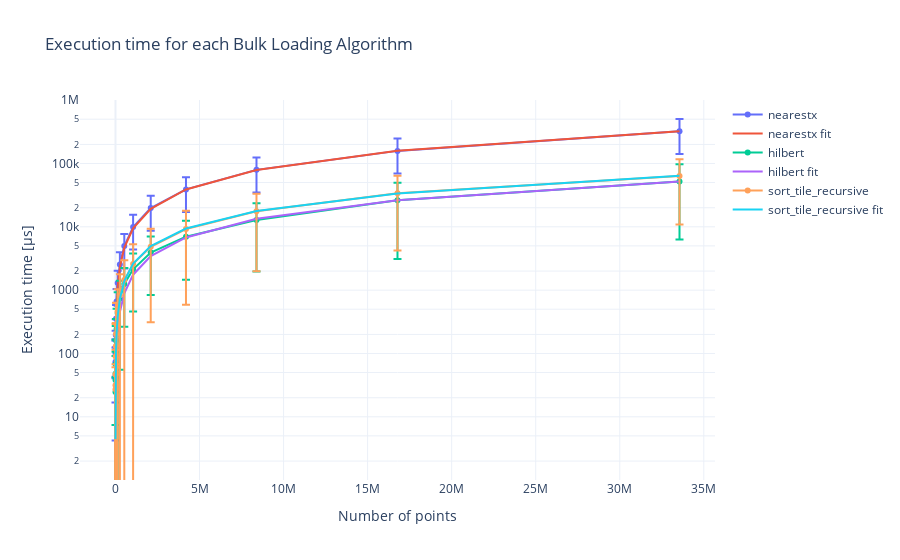

Notebook code for this chart:
### Code cell
# we minimize the sum of the squared residuals
def residuals(params, x, y):
    c, alpha = params
    return y - time_function(x, c, alpha)

def fit_curve(x, y):
    params0 = [1, 1]
    res_lsq = least_squares(residuals, params0, args=(x, y))
    return res_lsq.x

def build_curve_fig(means, std, title, yaxis_title, scale="linear"):
    fig = go.Figure()
    for col in means.columns:
        x = [2**i for i in range(10, 26)]
        y = means[col].values
        c, alpha = fit_curve(x, y)
        fig.add_trace(
            go.Scatter(
                x=x,
                y=y,
                name=col,
                error_y=dict(
                    type="data",
                    array=std[col].values,
                    visible=True,
                ),
            )
        )
        fig.add_trace(
            go.Scatter(
                x=x,
                y=time_function(x, c, alpha),
                name=f"{col} fit",
                mode="lines",
            )
        )
    fig.update_layout(
        title=title,
        xaxis_title="Number of points",
        yaxis_title=yaxis_title,
        yaxis_type=scale,
    )
    return fig

fig = build_curve_fig(
    means=time_means,
    std=times_std,
    title="Execution time for each Bulk Loading Algorithm",
    yaxis_title="Execution time [µs]",
    scale="log",
)
fig.show()

### Figure 1 — Plotly figure (JSON) as saved in the notebook; plotly's stock layout.template omitted (floating-point values rounded to 4 significant figures)
{"data": [{"error_y": {"array": [53.43, 58.99, 94.7, 111.7, 152.5, 228.7, 379.5, 731.9, 1411.0, 2761.0, 5582.0, 11070.0, 21850.0, 44560.0, 88860.0, 181100.0], "type": "data", "visible": true}, "name": "nearestx", "type": "scatter", "x": [1024, 2048, 4096, 8192, 16384, 32768, 65536, 131072, 262144, 524288, 1048576, 2097152, 4194304, 8388608, 16777216, 33554432], "y": [70.32, 99.61, 73.74, 116.0, 195.9, 354.1, 659.2, 1300.0, 2543.0, 4966.0, 9949.0, 19780.0, 38970.0, 79270.0, 158100.0, 322600.0]}, {"mode": "lines", "name": "nearestx fit", "type": "scatter", "x": [1024, 2048, 4096, 8192, 16384, 32768, 65536, 131072, 262144, 524288, 1048576, 2097152, 4194304, 8388608, 16777216, 33554432], "y": [8.233, 16.66, 33.72, 68.24, 138.1, 279.5, 565.7, 1145.0, 2317.0, 4690.0, 9491.0, 19210.0, 38870.0, 78680.0, 159200.0, 322300.0]}, {"error_y": {"array": [17.32, 53.58, 59.19, 97.35, 163.3, 189.0, 264.5, 487.8, 675.6, 985.0, 1672.0, 3092.0, 5524.0, 10810.0, 23190.0, 45630.0], "type": "data", "visible": true}, "name": "hilbert", "type": "scatter", "x": [1024, 2048, 4096, 8192, 16384, 32768, 65536, 131072, 262144, 524288, 1048576, 2097152, 4194304, 8388608, 16777216, 33554432], "y": [24.74, 38.04, 47.75, 67.29, 108.6, 159.8, 244.0, 436.6, 731.0, 1249.0, 2130.0, 3927.0, 6977.0, 12780.0, 26300.0, 51940.0]}, {"mode": "lines", "name": "hilbert fit", "type": "scatter", "x": [1024, 2048, 4096, 8192, 16384, 32768, 65536, 131072, 262144, 524288, 1048576, 2097152, 4194304, 8388608, 16777216, 33554432], "y": [2.005, 3.948, 7.772, 15.3, 30.12, 59.3, 116.7, 229.8, 452.4, 890.6, 1753.0, 3452.0, 6795.0, 13380.0, 26340.0, 51850.0]}, {"error_y": {"array": [33.66, 35.94, 67.47, 202.9, 171.7, 430.3, 337.3, 567.0, 948.8, 1520.0, 2712.0, 4515.0, 8642.0, 15670.0, 29790.0, 52740.0], "type": "data", "visible": true}, "name": "sort_tile_recursive", "type": "scatter", "x": [1024, 2048, 4096, 8192, 16384, 32768, 65536, 131072, 262144, 524288, 1048576, 2097152, 4194304, 8388608, 16777216, 33554432], "y": [27.13, 31.51, 46.57, 89.97, 130.2, 202.7, 287.2, 465.7, 830.3, 1445.0, 2596.0, 4826.0, 9228.0, 17670.0, 34010.0, 63660.0]}, {"mode": "lines", "name": "sort_tile_recursive fit", "type": "scatter", "x": [1024, 2048, 4096, 8192, 16384, 32768, 65536, 131072, 262144, 524288, 1048576, 2097152, 4194304, 8388608, 16777216, 33554432], "y": [4.443, 8.41, 15.92, 30.13, 57.04, 108.0, 204.4, 386.8, 732.3, 1386.0, 2624.0, 4966.0, 9401.0, 17790.0, 33680.0, 63760.0]}], "layout": {"title": {"text": "Execution time for each Bulk Loading Algorithm"}, "xaxis": {"title": {"text": "Number of points"}}, "yaxis": {"title": {"text": "Execution time [µs]"}, "type": "log"}}}
